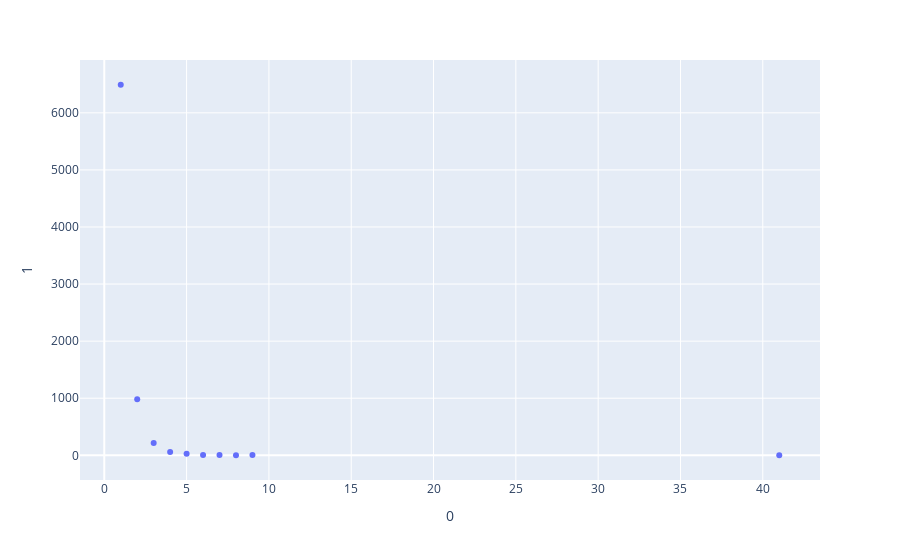

Notebook code for this chart:
### Code cell
px.scatter(counts, x=0, y=1)

### Figure 1 — Plotly figure (JSON) as saved in the notebook; plotly's stock layout.template omitted (floating-point values rounded to 4 significant figures)
{"data": [{"hovertemplate": "0=%{x}<br>1=%{y}<extra></extra>", "legendgroup": "", "marker": {"color": "#636efa", "symbol": "circle"}, "mode": "markers", "name": "", "orientation": "v", "showlegend": false, "type": "scatter", "x": [2, 1, 3, 4, 5, 8, 7, 9, 6, 41], "xaxis": "x", "y": [982, 6492, 215, 59, 28, 3, 4, 4, 7, 1], "yaxis": "y"}], "layout": {"legend": {"tracegroupgap": 0}, "margin": {"t": 60}, "xaxis": {"anchor": "y", "domain": [0, 1], "title": {"text": "0"}}, "yaxis": {"anchor": "x", "domain": [0, 1], "title": {"text": "1"}}}}
